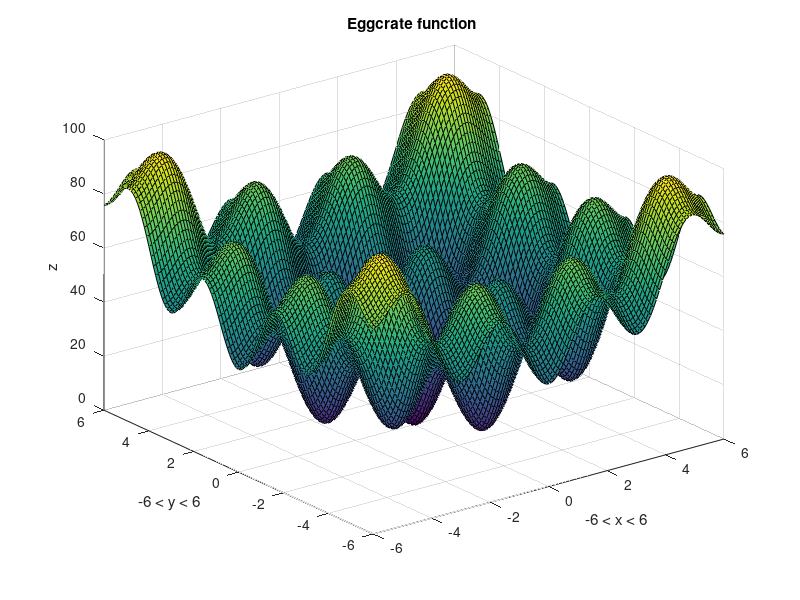

Write MATLAB code to recreate this figure.
function Eggcrate_plot()
function res=F(x)
        res=sum(x.^2+25*(sin(x).^2));
end
x=-6:.1:6;
y=-6:.1:6;
length=size(x);
length=length(2);
z=zeros(length);
for ii=1:length
    z(ii,:)=F([x(ii)*ones(1,length);y]);
end
surf(x,y,z)
title('Eggcrate function ')
xlabel('-6 < x < 6') 
ylabel('-6 < y < 6') 
zlabel('z') 

end